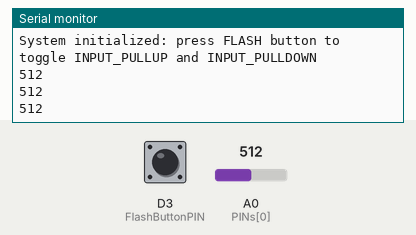
Simulated run of this sketch. Board: ESP8266 (NodeMCU). Parts: the last lines printed to the serial monitor. Inputs (shaded band) come from the test bench; at power-on: D3 (FlashButtonPIN) HIGH, A0 (PINs[0]) = 512.

Above: at 2.2 s.
2.3 s: D3 (FlashButtonPIN) pulled LOW for 0.6 s
At 2.46 s:
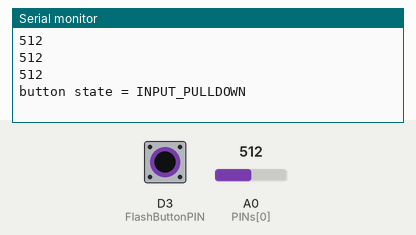
4.4 s: D3 (FlashButtonPIN) pulled LOW for 1 s
6.9 s: A0 (PINs[0]) set to 716
At 7.4 s:
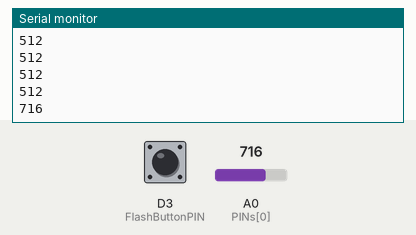
8.4 s: A0 (PINs[0]) set to 900
At 8.9 s:
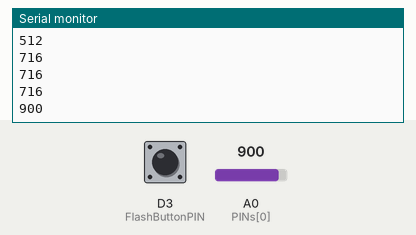
Timing chart, 0 to 10.9 s (numbered marks = the images above; inputs shaded):
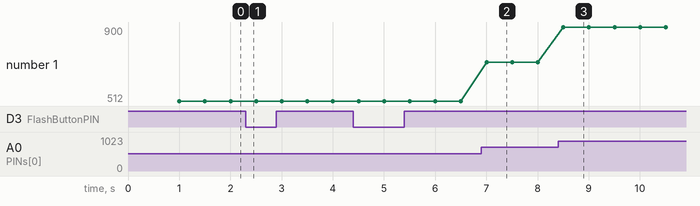

Measured:
- after the input at 2.3 s, the serial monitor: prints a new line at once (image 1)
- after the input at 6.9 s, the serial monitor: prints a new line after 0.10 s (image 2)
- after the input at 8.4 s, the serial monitor: prints a new line after 0.10 s (image 3)
- plotted number 1: 512 → 716 after the input at 6.9 s, 716 → 900 after the input at 8.4 s

The sketch:

test-esp12f-a0.ino
```cpp
#define FlashButtonPIN 0

char PINs[11] = {A0, D0, D1, D2, D4, D5, D6, D7, D8, D9, D10};
bool state_up = true;
void init_pins(){
  for(int x=0; x<11; ++x)
    pinMode(PINs[x], state_up?INPUT_PULLUP:INPUT_PULLDOWN_16);
}

void IRAM_ATTR handleInterrupt() {
  state_up = !state_up;
  Serial.print("button state = ");
  Serial.println(state_up?"INPUT_PULLUP":"INPUT_PULLDOWN");
}

void setup() {
  delay(1000);
  pinMode(FlashButtonPIN, INPUT_PULLUP);
  attachInterrupt(digitalPinToInterrupt(FlashButtonPIN), handleInterrupt, FALLING);
  init_pins();

  Serial.begin(115200);
  Serial.println("\nSystem initialized: press FLASH button to toggle INPUT_PULLUP and INPUT_PULLDOWN");
}

void loop() {
  int val = analogRead(A0);
  Serial.println(val);
  delay(500);
}
```
